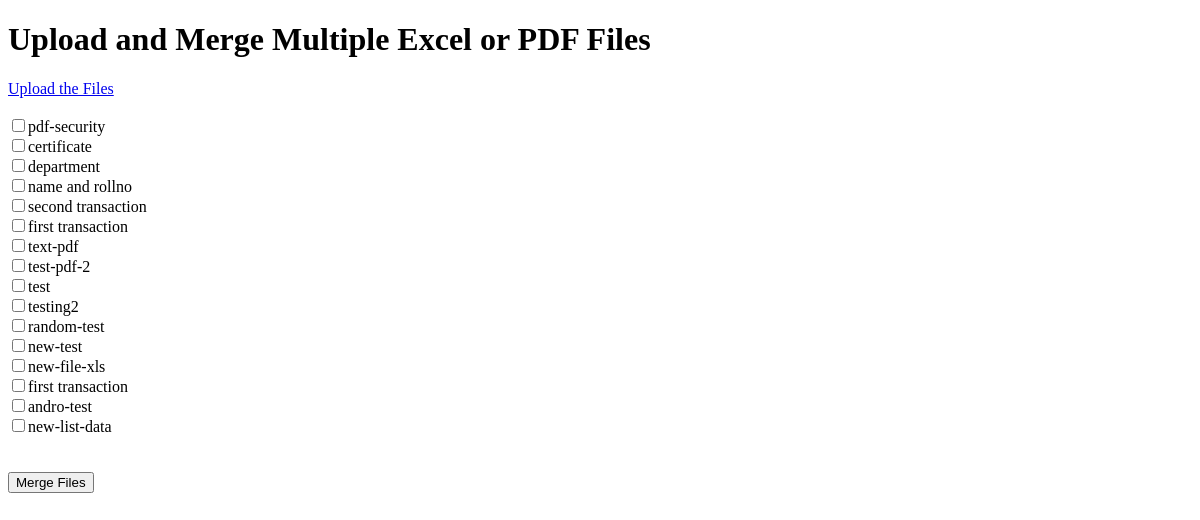
Page /mergeMultipleExcelInMultipleSheet/ on the earlier database version.
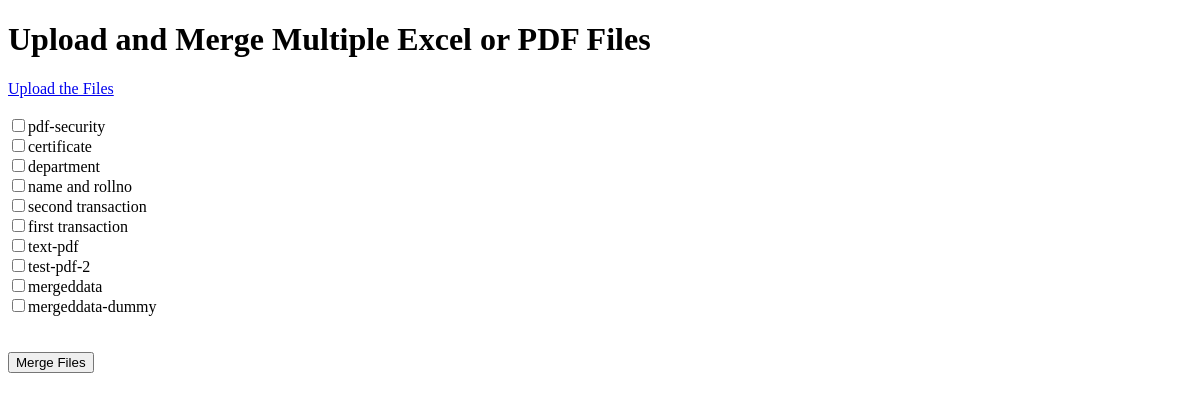
Same page on the later database version.
### mergeMultipleExcel/models.py (models this page shows)
class UploadedFile(models.Model):
    name=models.CharField(max_length=20)
    file = models.FileField(upload_to='uploads/')

### mergeMultipleExcel/views.py (the view, shortened to what this page needs)
# urls.py: path('mergeMultipleExcelInMultipleSheet/',mergeMultipleExcelInMultipleSheet,name='mergeMultipleExcelInMultipleSheet'),
def mergeMultipleExcelInMultipleSheet(request):
    redis_connection = Redis(host='redis', port=6379, db=1) # 0-15 db number
    media_files_cache_key = 'media_data'
    get_redis_data=redis_connection.get(media_files_cache_key)
    if get_redis_data:
            media_data = json.loads(get_redis_data.decode('utf-8'))
            print("This data is being fetched from the redis-cache memory")
    else:
        media_data = list(UploadedFile.objects.all().values())
        redis_connection.set(media_files_cache_key, json.dumps(media_data))
        print("Redis cache key is ",redis_connection.keys('*'))
    return render(request, "mergeMultipleExcel/upload.html",{'data':media_data})

### templates/mergeMultipleExcel/upload.html (shortened to what this page needs)
<!DOCTYPE html>
<html>
<head>
</head>
<body>
    <h1>Upload and Merge  Multiple Excel or PDF Files</h1>
    <a href="/upload_file">Upload the Files </a><br> <br>
    <form method="post" enctype="multipart/form-data">
        {% if data %}
            {% for item in data %}
            <input type="checkbox" name="selected_files" value="{{ item.id }}">{{item.name}} <br>
            {% endfor %}
        {% else %} <br>
        <p>No Files are uploaded!. </p>
        {% endif %}
        <br><br>
        <button type="submit">Merge Files</button>
    </form>
</body>
</html>

Differences in the rows shown:
removed UploadedFile: name "test"
removed UploadedFile: name "testing2"
removed UploadedFile: name "random-test"
removed UploadedFile: name "new-test"
removed UploadedFile: name "new-file-xls"
removed UploadedFile: name "first transaction"
removed UploadedFile: name "andro-test"
removed UploadedFile: name "new-list-data"
added UploadedFile: name "mergeddata"
added UploadedFile: name "mergeddata-dummy"
